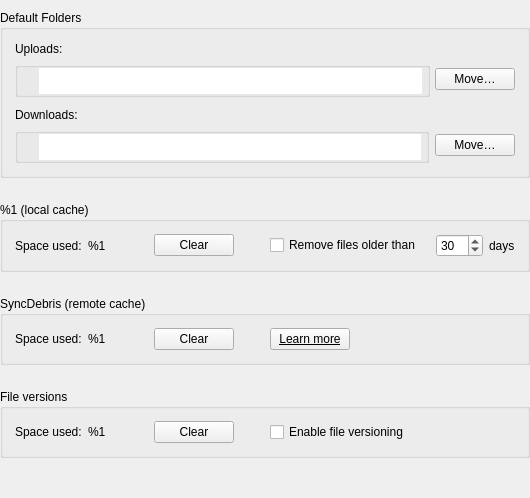
     <widget class="QWidget" name="pFolders">
      <layout class="QVBoxLayout" name="verticalLayout_6" stretch="0,0,0,0,1">
       <property name="spacing">
        <number>24</number>
       </property>
       <property name="leftMargin">
        <number>0</number>
       </property>
       <property name="topMargin">
        <number>10</number>
       </property>
       <property name="rightMargin">
        <number>0</number>
       </property>
       <property name="bottomMargin">
        <number>0</number>
       </property>
       <item>
        <widget class="QGroupBox" name="gDefaultFolders">
         <property name="styleSheet">
          <string notr="true">#downloadIcon, #uploadIcon
{
border-width: 0px;
border-style: none;
}

#eUploadFolder, #eDownloadFolder
{
border-width: 0px;
border-style: none;
}

#downloadGroup, #uploadGroup
{
margin-top: 0px;
}</string>
         </property>
         <property name="title">
          <string>Default Folders</string>
         </property>
         <property name="flat">
          <bool>false</bool>
         </property>
         <property name="type" stdset="0">
          <string notr="true">mega</string>
         </property>
         <layout class="QVBoxLayout" name="verticalLayout_11" stretch="0,0,1,0,0">
          <property name="spacing">
           <number>6</number>
          </property>
          <property name="leftMargin">
           <number>12</number>
          </property>
          <property name="topMargin">
           <number>12</number>
          </property>
          <property name="rightMargin">
           <number>12</number>
          </property>
          <property name="bottomMargin">
           <number>12</number>
          </property>
          <item>
           <widget class="QLabel" name="lUploadFolder">
            <property name="focusPolicy">
             <enum>Qt::NoFocus</enum>
            </property>
            <property name="text">
             <string>Uploads:</string>
            </property>
           </widget>
          </item>
          <item>
           <layout class="QHBoxLayout" name="horizontalLayout_15">
            <property name="spacing">
             <number>5</number>
            </property>
            <property name="rightMargin">
             <number>0</number>
            </property>
            <item>
             <widget class="QGroupBox" name="uploadGroup">
              <property name="minimumSize">
               <size>
                <width>0</width>
                <height>0</height>
               </size>
              </property>
              <property name="maximumSize">
               <size>
                <width>16777215</width>
                <height>16777215</height>
               </size>
              </property>
              <property name="title">
               <string/>
              </property>
              <property name="type" stdset="0">
               <string notr="true">mega</string>
              </property>
              <layout class="QHBoxLayout" name="horizontalLayout_14">
               <property name="spacing">
                <number>0</number>
               </property>
               <property name="leftMargin">
                <number>5</number>
               </property>
               <property name="topMargin">
                <number>0</number>
               </property>
               <property name="rightMargin">
                <number>5</number>
               </property>
               <property name="bottomMargin">
                <number>0</number>
               </property>
               <item>
                <widget class="IconLabel" name="uploadIcon">
                 <property name="minimumSize">
                  <size>
                   <width>16</width>
                   <height>16</height>
                  </size>
                 </property>
                 <property name="maximumSize">
                  <size>
                   <width>16</width>
                   <height>16</height>
                  </size>
                 </property>
                 <property name="text">
                  <string/>
                 </property>
                 <property name="icon">
                  <iconset resource="../Resources_common.qrc">
                   <normaloff>:/arrow-up-circle_small_thin_outline</normaloff>:/arrow-up-circle_small_thin_outline</iconset>
                 </property>
                 <property name="normal_off" stdset="0">
                  <string notr="true">icon-secondary</string>
                 </property>
                </widget>
               </item>
               <item>
                <widget class="QLineEdit" name="eUploadFolder">
                 <property name="minimumSize">
                  <size>
                   <width>0</width>
                   <height>26</height>
                  </size>
                 </property>
                 <property name="accessibleName">
                  <string>Uploads:</string>
                 </property>
                 <property name="text">
                  <string notr="true"/>
                 </property>
                 <property name="readOnly">
                  <bool>true</bool>
                 </property>
                 <property name="type" stdset="0">
                  <string notr="true">mega</string>
                 </property>
                </widget>
               </item>
              </layout>
             </widget>
            </item>
            <item>
             <widget class="QPushButton" name="bUploadFolder">
              <property name="sizePolicy">
               <sizepolicy hsizetype="Preferred" vsizetype="Fixed">
                <horstretch>0</horstretch>
                <verstretch>0</verstretch>
               </sizepolicy>
              </property>
              <property name="minimumSize">
               <size>
                <width>0</width>
                <height>0</height>
               </size>
              </property>
              <property name="maximumSize">
               <size>
                <width>16777215</width>
                <height>16777215</height>
               </size>
              </property>
              <property name="cursor">
               <cursorShape>PointingHandCursor</cursorShape>
              </property>
              <property name="text">
               <string>Move…</string>
              </property>
              <property name="autoDefault">
               <bool>false</bool>
              </property>
              <property name="type" stdset="0">
               <string notr="true">secondary</string>
              </property>
              <property name="dimension" stdset="0">
               <string notr="true">small</string>
              </property>
             </widget>
            </item>
           </layout>
          </item>
          <item>
           <spacer name="verticalSpacer_6">
            <property name="orientation">
             <enum>Qt::Vertical</enum>
            </property>
            <property name="sizeType">
             <enum>QSizePolicy::Fixed</enum>
            </property>
            <property name="sizeHint" stdset="0">
             <size>
              <width>20</width>
              <height>5</height>
             </size>
            </property>
           </spacer>
          </item>
          <item>
           <widget class="QLabel" name="lDownloadFolder">
            <property name="font">
             <font/>
            </property>
            <property name="focusPolicy">
             <enum>Qt::NoFocus</enum>
            </property>
            <property name="text">
             <string>Downloads:</string>
            </property>
           </widget>
          </item>
          <item>
           <layout class="QHBoxLayout" name="horizontalLayout_17">
            <item>
             <widget class="QGroupBox" name="downloadGroup">
              <property name="minimumSize">
               <size>
                <width>0</width>
                <height>0</height>
               </size>
              </property>
              <property name="maximumSize">
               <size>
                <width>16777215</width>
                <height>16777215</height>
               </size>
              </property>
              <property name="title">
               <string/>
              </property>
              <property name="type" stdset="0">
               <string notr="true">mega</string>
              </property>
              <layout class="QHBoxLayout" name="horizontalLayout_16">
               <property name="spacing">
                <number>0</number>
               </property>
               <property name="leftMargin">
                <number>5</number>
               </property>
               <property name="topMargin">
                <number>0</number>
               </property>
               <property name="rightMargin">
                <number>5</number>
               </property>
               <property name="bottomMargin">
                <number>0</number>
               </property>
               <item>
                <widget class="IconLabel" name="downloadIcon">
                 <property name="minimumSize">
                  <size>
                   <width>16</width>
                   <height>16</height>
                  </size>
                 </property>
                 <property name="maximumSize">
                  <size>
                   <width>16</width>
                   <height>16</height>
                  </size>
                 </property>
                 <property name="text">
                  <string/>
                 </property>
                 <property name="icon">
                  <iconset resource="../Resources_common.qrc">
                   <normaloff>:/arrow-down-circle_small_thin_outline</normaloff>:/arrow-down-circle_small_thin_outline</iconset>
                 </property>
                 <property name="normal_off" stdset="0">
                  <string notr="true">icon-secondary</string>
                 </property>
                </widget>
               </item>
               <item>
                <widget class="QLineEdit" name="eDownloadFolder">
                 <property name="minimumSize">
                  <size>
                   <width>0</width>
                   <height>26</height>
                  </size>
                 </property>
                 <property name="accessibleName">
                  <string>Downloads:</string>
                 </property>
                 <property name="text">
                  <string notr="true"/>
                 </property>
                 <property name="readOnly">
                  <bool>true</bool>
                 </property>
                 <property name="type" stdset="0">
                  <string notr="true">mega</string>
                 </property>
                </widget>
               </item>
              </layout>
             </widget>
            </item>
            <item>
             <widget class="QPushButton" name="bDownloadFolder">
              <property name="sizePolicy">
               <sizepolicy hsizetype="Preferred" vsizetype="Fixed">
                <horstretch>0</horstretch>
                <verstretch>0</verstretch>
               </sizepolicy>
              </property>
              <property name="minimumSize">
               <size>
                <width>0</width>
                <height>0</height>
               </size>
              </property>
              <property name="maximumSize">
               <size>
                <width>16777215</width>
                <height>16777215</height>
               </size>
              </property>
              <property name="cursor">
               <cursorShape>PointingHandCursor</cursorShape>
              </property>
              <property name="text">
               <string>Move…</string>
              </property>
              <property name="autoDefault">
               <bool>false</bool>
              </property>
              <property name="type" stdset="0">
               <string notr="true">secondary</string>
              </property>
              <property name="dimension" stdset="0">
               <string notr="true">small</string>
              </property>
             </widget>
            </item>
           </layout>
          </item>
         </layout>
        </widget>
       </item>
       <item>
        <widget class="QGroupBox" name="gCache">
         <property name="sizePolicy">
          <sizepolicy hsizetype="Preferred" vsizetype="Fixed">
           <horstretch>0</horstretch>
           <verstretch>0</verstretch>
          </sizepolicy>
         </property>
         <property name="title">
          <string>%1 (local cache)</string>
         </property>
         <property name="type" stdset="0">
          <string notr="true">mega</string>
         </property>
         <layout class="QHBoxLayout" name="horizontalLayout_9">
          <property name="spacing">
           <number>6</number>
          </property>
          <property name="leftMargin">
           <number>12</number>
          </property>
          <property name="topMargin">
           <number>12</number>
          </property>
          <property name="rightMargin">
           <number>12</number>
          </property>
          <property name="bottomMargin">
           <number>12</number>
          </property>
          <item>
           <widget class="QLabel" name="lCacheSizeStatic">
            <property name="text">
             <string>Space used:</string>
            </property>
           </widget>
          </item>
          <item>
           <widget class="QLabel" name="lCacheSize">
            <property name="minimumSize">
             <size>
              <width>60</width>
              <height>0</height>
             </size>
            </property>
            <property name="toolTip">
             <string>Local folder with a backup of files deleted in MEGA</string>
            </property>
            <property name="text">
             <string notr="true">%1</string>
            </property>
           </widget>
          </item>
          <item>
           <widget class="QPushButton" name="bClearCache">
            <property name="sizePolicy">
             <sizepolicy hsizetype="Preferred" vsizetype="Fixed">
              <horstretch>0</horstretch>
              <verstretch>0</verstretch>
             </sizepolicy>
            </property>
            <property name="minimumSize">
             <size>
              <width>0</width>
              <height>0</height>
             </size>
            </property>
            <property name="maximumSize">
             <size>
              <width>16777215</width>
              <height>16777215</height>
             </size>
            </property>
            <property name="cursor">
             <cursorShape>PointingHandCursor</cursorShape>
            </property>
            <property name="text">
             <string>Clear</string>
            </property>
            <property name="autoDefault">
             <bool>false</bool>
            </property>
            <property name="type" stdset="0">
             <string notr="true">secondary</string>
            </property>
            <property name="dimension" stdset="0">
             <string notr="true">small</string>
            </property>
           </widget>
          </item>
          <item>
           <spacer name="horizontalSpacer_8">
            <property name="orientation">
             <enum>Qt::Horizontal</enum>
            </property>
            <property name="sizeType">
             <enum>QSizePolicy::Fixed</enum>
            </property>
            <property name="sizeHint" stdset="0">
             <size>
              <width>30</width>
              <height>0</height>
             </size>
            </property>
           </spacer>
          </item>
          <item>
           <layout class="QHBoxLayout" name="horizontalLayout_8">
            <property name="spacing">
             <number>0</number>
            </property>
            <item>
             <widget class="QCheckBox" name="cCacheSchedulerEnabled">
              <property name="cursor">
               <cursorShape>PointingHandCursor</cursorShape>
              </property>
              <property name="text">
               <string>Remove files older than</string>
              </property>
              <property name="type" stdset="0">
               <string notr="true">mega</string>
              </property>
             </widget>
            </item>
            <item>
             <spacer name="horizontalSpacer_6">
              <property name="orientation">
               <enum>Qt::Horizontal</enum>
              </property>
              <property name="sizeType">
               <enum>QSizePolicy::Minimum</enum>
              </property>
              <property name="sizeHint" stdset="0">
               <size>
                <width>15</width>
                <height>20</height>
               </size>
              </property>
             </spacer>
            </item>
            <item>
             <widget class="QSpinBox" name="sCacheSchedulerDays">
              <property name="cursor">
               <cursorShape>PointingHandCursor</cursorShape>
              </property>
              <property name="buttonSymbols">
               <enum>QAbstractSpinBox::UpDownArrows</enum>
              </property>
              <property name="minimum">
               <number>1</number>
              </property>
              <property name="maximum">
               <number>365</number>
              </property>
              <property name="value">
               <number>30</number>
              </property>
             </widget>
            </item>
           </layout>
          </item>
          <item>
           <widget class="QLabel" name="lCacheSchedulerSuffix">
            <property name="styleSheet">
             <string notr="true">font-style: normal;</string>
            </property>
            <property name="text">
             <string notr="true">days</string>
            </property>
            <property name="alignment">
             <set>Qt::AlignLeading|Qt::AlignLeft|Qt::AlignVCenter</set>
            </property>
           </widget>
          </item>
          <item>
           <spacer name="horizontalSpacer_14">
            <property name="orientation">
             <enum>Qt::Horizontal</enum>
            </property>
            <property name="sizeHint" stdset="0">
             <size>
              <width>0</width>
              <height>0</height>
             </size>
            </property>
           </spacer>
          </item>
         </layout>
        </widget>
       </item>
       <item>
        <widget class="QGroupBox" name="gRemoteCache">
         <property name="sizePolicy">
          <sizepolicy hsizetype="Preferred" vsizetype="Fixed">
           <horstretch>0</horstretch>
           <verstretch>0</verstretch>
          </sizepolicy>
         </property>
         <property name="title">
          <string>SyncDebris (remote cache)</string>
         </property>
         <property name="type" stdset="0">
          <string notr="true">mega</string>
         </property>
         <layout class="QHBoxLayout" name="horizontalLayout_21">
          <property name="leftMargin">
           <number>12</number>
          </property>
          <property name="topMargin">
           <number>12</number>
          </property>
          <property name="rightMargin">
           <number>12</number>
          </property>
          <property name="bottomMargin">
           <number>12</number>
          </property>
          <item>
           <widget class="QLabel" name="lRemoteCacheSizeStatic">
            <property name="text">
             <string>Space used:</string>
            </property>
           </widget>
          </item>
          <item>
           <widget class="QLabel" name="lRemoteCacheSize">
            <property name="minimumSize">
             <size>
              <width>60</width>
              <height>0</height>
             </size>
            </property>
            <property name="focusPolicy">
             <enum>Qt::NoFocus</enum>
            </property>
            <property name="toolTip">
             <string>Folder in MEGA with a backup of files deleted in the local computer</string>
            </property>
            <property name="text">
             <string notr="true">%1</string>
            </property>
           </widget>
          </item>
          <item>
           <widget class="QPushButton" name="bClearRemoteCache">
            <property name="sizePolicy">
             <sizepolicy hsizetype="Preferred" vsizetype="Fixed">
              <horstretch>0</horstretch>
              <verstretch>0</verstretch>
             </sizepolicy>
            </property>
            <property name="minimumSize">
             <size>
              <width>0</width>
              <height>0</height>
             </size>
            </property>
            <property name="maximumSize">
             <size>
              <width>16777215</width>
              <height>16777215</height>
             </size>
            </property>
            <property name="cursor">
             <cursorShape>PointingHandCursor</cursorShape>
            </property>
            <property name="text">
             <string>Clear</string>
            </property>
            <property name="autoDefault">
             <bool>false</bool>
            </property>
            <property name="type" stdset="0">
             <string notr="true">secondary</string>
            </property>
            <property name="dimension" stdset="0">
             <string notr="true">small</string>
            </property>
           </widget>
          </item>
          <item>
           <spacer name="horizontalSpacer_11">
            <property name="orientation">
             <enum>Qt::Horizontal</enum>
            </property>
            <property name="sizeType">
             <enum>QSizePolicy::Fixed</enum>
            </property>
            <property name="sizeHint" stdset="0">
             <size>
              <width>30</width>
              <height>0</height>
             </size>
            </property>
           </spacer>
          </item>
          <item>
           <widget class="QPushButton" name="bLearnMore">
            <property name="font">
             <font>
              <underline>true</underline>
             </font>
            </property>
            <property name="cursor">
             <cursorShape>PointingHandCursor</cursorShape>
            </property>
            <property name="text">
             <string>Learn more</string>
            </property>
            <property name="type" stdset="0">
             <string notr="true">link</string>
            </property>
            <property name="dimension" stdset="0">
             <string notr="true">medium</string>
            </property>
           </widget>
          </item>
          <item>
           <spacer name="horizontalSpacer_20">
            <property name="orientation">
             <enum>Qt::Horizontal</enum>
            </property>
            <property name="sizeHint" stdset="0">
             <size>
              <width>0</width>
              <height>0</height>
             </size>
            </property>
           </spacer>
          </item>
         </layout>
        </widget>
       </item>
       <item>
        <widget class="QGroupBox" name="gFileVersions">
         <property name="sizePolicy">
          <sizepolicy hsizetype="Preferred" vsizetype="Fixed">
           <horstretch>0</horstretch>
           <verstretch>0</verstretch>
          </sizepolicy>
         </property>
         <property name="title">
          <string>File versions</string>
         </property>
         <property name="type" stdset="0">
          <string notr="true">mega</string>
         </property>
         <layout class="QHBoxLayout" name="horizontalLayout_23">
          <property name="leftMargin">
           <number>12</number>
          </property>
          <property name="topMargin">
           <number>12</number>
          </property>
          <property name="rightMargin">
           <number>12</number>
          </property>
          <property name="bottomMargin">
           <number>12</number>
          </property>
          <item>
           <widget class="QLabel" name="lFileVersionsSizeStatic">
            <property name="text">
             <string>Space used:</string>
            </property>
           </widget>
          </item>
          <item>
           <widget class="QLabel" name="lFileVersionsSize">
            <property name="minimumSize">
             <size>
              <width>60</width>
              <height>0</height>
             </size>
            </property>
            <property name="text">
             <string notr="true">%1</string>
            </property>
           </widget>
          </item>
          <item>
           <widget class="QPushButton" name="bClearFileVersions">
            <property name="sizePolicy">
             <sizepolicy hsizetype="Preferred" vsizetype="Fixed">
              <horstretch>0</horstretch>
              <verstretch>0</verstretch>
             </sizepolicy>
            </property>
            <property name="minimumSize">
             <size>
              <width>0</width>
              <height>0</height>
             </size>
            </property>
            <property name="maximumSize">
             <size>
              <width>16777215</width>
              <height>16777215</height>
             </size>
            </property>
            <property name="cursor">
             <cursorShape>PointingHandCursor</cursorShape>
            </property>
            <property name="text">
             <string>Clear</string>
            </property>
            <property name="autoDefault">
             <bool>false</bool>
            </property>
            <property name="type" stdset="0">
             <string notr="true">secondary</string>
            </property>
            <property name="dimension" stdset="0">
             <string notr="true">small</string>
            </property>
           </widget>
          </item>
          <item>
           <spacer name="horizontalSpacer_92">
            <property name="orientation">
             <enum>Qt::Horizontal</enum>
            </property>
            <property name="sizeType">
             <enum>QSizePolicy::Fixed</enum>
            </property>
            <property name="sizeHint" stdset="0">
             <size>
              <width>30</width>
              <height>0</height>
             </size>
            </property>
           </spacer>
          </item>
          <item>
           <widget class="QCheckBox" name="cFileVersioning">
            <property name="cursor">
             <cursorShape>PointingHandCursor</cursorShape>
            </property>
            <property name="text">
             <string>Enable file versioning</string>
            </property>
            <property name="type" stdset="0">
             <string notr="true">mega</string>
            </property>
           </widget>
          </item>
          <item>
           <spacer name="horizontalSpacer_5">
            <property name="orientation">
             <enum>Qt::Horizontal</enum>
            </property>
            <property name="sizeHint" stdset="0">
             <size>
              <width>40</width>
              <height>20</height>
             </size>
            </property>
           </spacer>
          </item>
         </layout>
        </widget>
       </item>
       <item>
        <spacer name="verticalSpacer_5">
         <property name="orientation">
          <enum>Qt::Vertical</enum>
         </property>
         <property name="sizeHint" stdset="0">
          <size>
           <width>20</width>
           <height>40</height>
          </size>
         </property>
        </spacer>
       </item>
      </layout>
     </widget>
